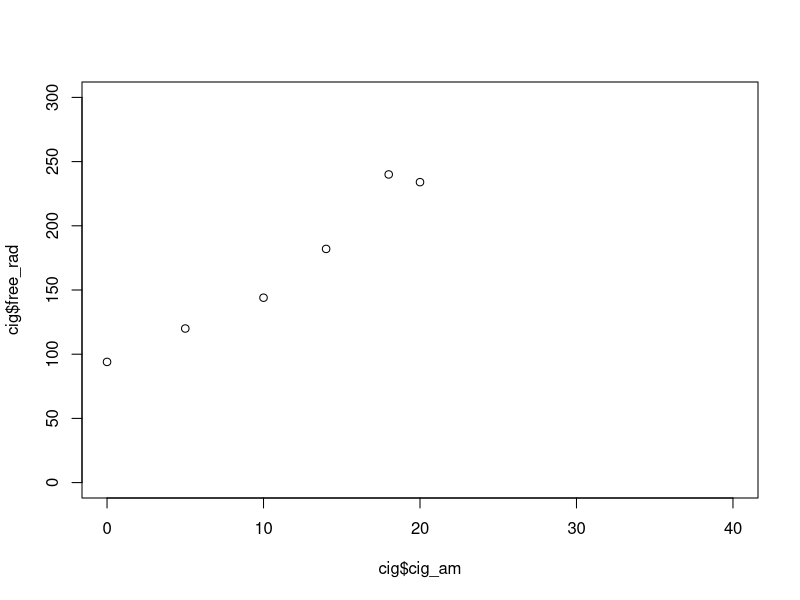

Generate this figure with R:
## ---- chunk 1
cig=data.frame(
  cig_am=c(0,10,14,5,18,20,30,40),
  free_rad=c(94,144,182,120,240,234,321,400)
)

plot(cig$cig_am, cig$free_rad, ylim=c(0,300))

S_XY=sum(cig$cig_am * cig$free_rad) - sum(nrow(cig) * mean(cig$cig_am) * mean(cig$free_rad))
S_XX=sum(cig$cig_am^2) - sum(nrow(cig) * mean(cig$cig_am)^2)
S_YY=sum((cig$free_rad - mean(cig$free_rad))^2)
beta=S_XY / S_XX
alpha=mean(cig$free_rad) - beta * mean(cig$cig_am)
fit=lm(free_rad~cig_am, cig)

x_0=beta * 26 + alpha

SS_R=sum((cig$free_rad - alpha - beta * cig $cig_am)^2)
W=sqrt((1 + 1 / nrow(cig) + (26 - mean(cig$cig_am))^2 / S_XX) * (SS_R / (nrow(cig) - 2)))
c(x_0 - abs(qt(.025, nrow(cig) - 2)) * W, x_0 + abs(qt(.025, nrow(cig) - 2)) * W)
## ---- chunk 2
2 * pt(3.354678, 18, lower.tail=FALSE)
W=(1.1 + (13.8-12.8)^2 / 36.5) * (16.08876 / 18)
x_0=.66849 * 13.8 + 4.343328
c(x_0 - abs(qt(.025, 18)) * W, x_0 + abs(qt(.025, 18)) * W)
## ---- chunk 3
li=data.frame(
  valo=c(.44,.82,1.2,1.61,1.83),
  proteiini=c(2,16,30,46,55)
)
S_YY=sum((li$proteiini - mean(li$proteiini))^2)
S_XY=sum((li$valo - mean(li$valo))*(li$proteiini - mean(li$proteiini)))
S_XX=sum((li$valo - mean(li$valo))^2)
beta=S_XY / S_XX
alpha=mean(li$proteiini) - beta * mean(li$valo)
SS_R=(S_XX * S_YY - S_XY^2) / S_XX
R_2=1-SS_R/S_YY
x_0=alpha + beta * 1.5
W=sqrt((1.1 + (1.5 - mean(li$valo))^2 / S_XX) * (SS_R/(nrow(li) - 2)))
c(x_0 - abs(qt(.05, nrow(li) - 2)) * W, x_0 + abs(qt(.05, nrow(li) - 2)) * W)
## ---- chunk 4
df=data.frame(
  x_1=c(1,2,1.5,3,1),
  x_2=c(3,4,8,9,11),
  x_3=c(5,4,2,3,4),
  x_4=c(9,10,14,8,12),
  y=c(121,165,150,170,140)
)
m=cbind(1,as.matrix(data.frame(df$x_1, df$x_2, df$x_3, df$x_4)))
beta=solve(t(m) %*% m) %*% t(m) %*% as.matrix(df$y)
beta
sum(c(1,2,7,3,13) * c(t(beta)))
summary(lm(y~x_1+x_2+x_3+x_4, df))
